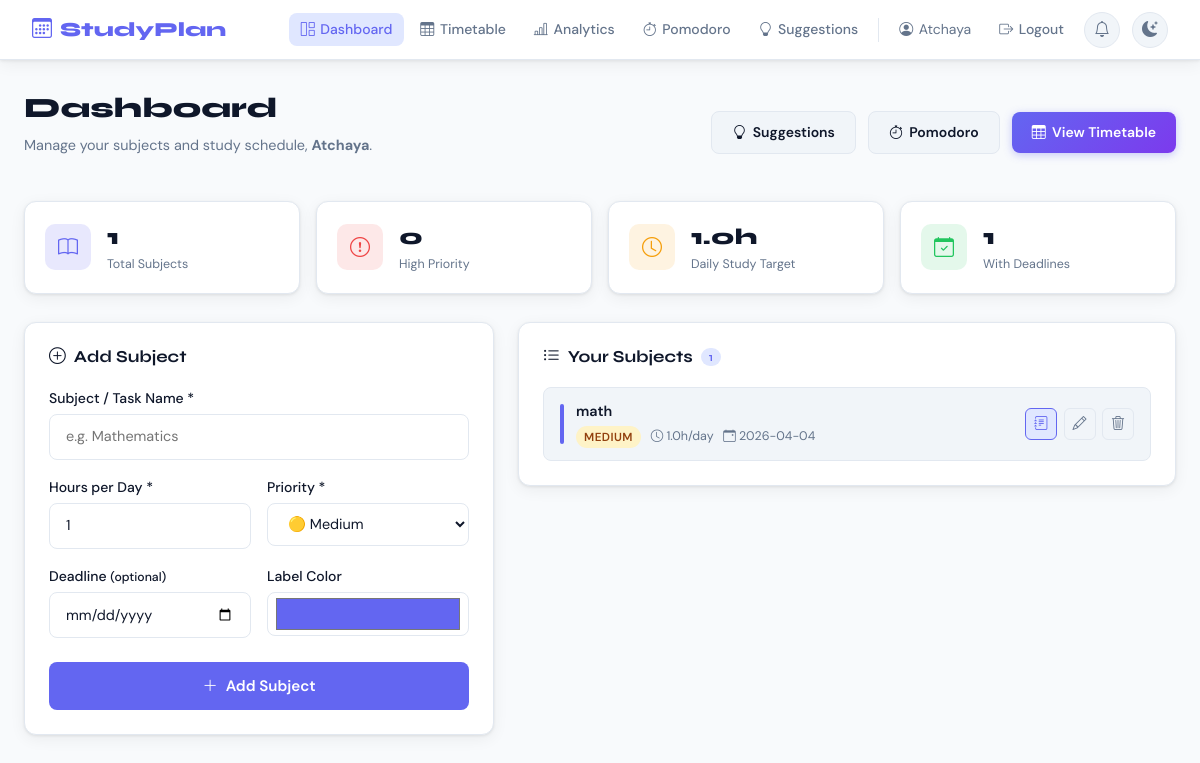
The app's page /dashboard (signed in) with its own data.
### tables this page shows
CREATE TABLE subjects(
        id INTEGER PRIMARY KEY AUTOINCREMENT, user_id INTEGER NOT NULL,
        name TEXT NOT NULL, hours_per_day REAL NOT NULL DEFAULT 1.0,
        priority TEXT NOT NULL DEFAULT 'Medium', deadline TEXT,
        color TEXT DEFAULT '#6366f1', created TEXT DEFAULT (datetime('now')),
        FOREIGN KEY(user_id) REFERENCES users(id));

### app.py (the view)
@app.route("/dashboard")
@login_required
def dashboard():
    conn=get_db()
    subjects=conn.execute("SELECT * FROM subjects WHERE user_id=? ORDER BY priority DESC,name",(session["user_id"],)).fetchall()
    conn.close()
    po={"High":0,"Medium":1,"Low":2}
    sl=sorted([dict(s) for s in subjects],key=lambda x:po.get(x["priority"],1))
    return render_template("dashboard.html",username=session["username"],subjects=sl)

### app.py (called while the page is built)
def get_db():
    conn = sqlite3.connect(DB_PATH)
    conn.row_factory = sqlite3.Row
    return conn

def login_required(f):
    from functools import wraps
    @wraps(f)
    def decorated(*args, **kwargs):
        if "user_id" not in session: return redirect(url_for("login"))
        return f(*args, **kwargs)
    return decorated

### templates/dashboard.html (shortened to what this page needs)
{% extends "base.html" %}
{% block content %}
<div class="page-header">
  <div>
    <h1 class="page-title">Dashboard</h1>
    <p class="page-sub">Manage your subjects and study schedule, <strong>{{ username }}</strong>.</p>
  </div>
  <div class="header-actions">
    <a href="{{ url_for('suggestions_page') }}" class="btn-secondary">
      <i class="bi bi-lightbulb"></i> Suggestions
    </a>
    <a href="{{ url_for('pomodoro') }}" class="btn-secondary">
      <i class="bi bi-stopwatch"></i> Pomodoro
    </a>
    <a href="{{ url_for('timetable_view') }}" class="btn-accent">
      <i class="bi bi-table"></i> View Timetable
    </a>
  </div>
</div>
<div class="stats-row">
  <div class="stat-card">
    <div class="stat-icon" style="background:rgba(99,102,241,.15);color:#6366f1">
      <i class="bi bi-book"></i>
    </div>
    <div>
      <div class="stat-num">{{ subjects|length }}</div>
      <div class="stat-label">Total Subjects</div>
    </div>
  </div>
  <div class="stat-card">
    <div class="stat-icon" style="background:rgba(239,68,68,.12);color:#ef4444">
      <i class="bi bi-exclamation-circle"></i>
    </div>
    <div>
      <div class="stat-num">{{ subjects|selectattr('priority','equalto','High')|list|length }}</div>
      <div class="stat-label">High Priority</div>
    </div>
  </div>
  <div class="stat-card">
    <div class="stat-icon" style="background:rgba(245,158,11,.12);color:#f59e0b">
      <i class="bi bi-clock"></i>
    </div>
    <div>
      <div class="stat-num">{{ "%.1f"|format(subjects|sum(attribute='hours_per_day')) }}h</div>
      <div class="stat-label">Daily Study Target</div>
    </div>
  </div>
  <div class="stat-card">
    <div class="stat-icon" style="background:rgba(34,197,94,.12);color:#22c55e">
      <i class="bi bi-calendar-check"></i>
    </div>
    <div>
      <div class="stat-num">{{ subjects|selectattr('deadline')|list|length }}</div>
      <div class="stat-label">With Deadlines</div>
    </div>
  </div>
</div>
<div class="two-col">
  <div class="card-box">
    <h2 class="card-box-title"><i class="bi bi-plus-circle"></i> Add Subject</h2>
    <form method="POST" action="{{ url_for('add_subject') }}" id="addForm">
      <div class="form-group">
        <label>Subject / Task Name *</label>
        <input type="text" name="name" placeholder="e.g. Mathematics" required class="form-ctrl"/>
      </div>
      <div class="form-row-2">
        <div class="form-group">
          <label>Hours per Day *</label>
          <input type="number" name="hours_per_day" value="1" min="0.5" max="12" step="0.5" class="form-ctrl"/>
        </div>
        <div class="form-group">
          <label>Priority *</label>
          <select name="priority" class="form-ctrl">
            <option value="Medium" selected>🟡 Medium</option>
          </select>
        </div>
      </div>
      <div class="form-row-2">
        <div class="form-group">
          <label>Deadline <small>(optional)</small></label>
          <input type="date" name="deadline" class="form-ctrl"/>
        </div>
        <div class="form-group">
          <label>Label Color</label>
          <input type="color" name="color" value="#6366f1" class="form-ctrl color-picker"/>
        </div>
      </div>
      <button type="submit" class="btn-primary-full">
        <i class="bi bi-plus-lg"></i> Add Subject
      </button>
    </form>
  </div>
  <div class="card-box">
    <h2 class="card-box-title"><i class="bi bi-list-ul"></i> Your Subjects
      <span class="badge-count">{{ subjects|length }}</span>
    </h2>
    {% if subjects %}
    <div class="subject-list" id="subjectList">
      {% for s in subjects %}
      <div class="subject-item" data-id="{{ s.id }}">
        <div class="subject-color-bar" style="background:{{ s.color }}"></div>
        <div class="subject-info">
          <div class="subject-name">{{ s.name }}</div>
          <div class="subject-meta">
            <span class="priority-badge priority-{{ s.priority.lower() }}">{{ s.priority }}</span>
            <span><i class="bi bi-clock"></i> {{ s.hours_per_day }}h/day</span>
            {% if s.deadline %}
            <span><i class="bi bi-calendar-event"></i> {{ s.deadline }}</span>
            {% endif %}
          </div>
        </div>
        <div class="subject-actions">
          <a href="{{ url_for('subject_notes', sid=s.id) }}" class="btn-icon btn-notes" title="Notes & Files">
            <i class="bi bi-journal-text"></i>
          </a>
          <button class="btn-icon" title="Edit"
                  onclick="openEdit({{ s.id }}, '{{ s.name }}', {{ s.hours_per_day }}, '{{ s.priority }}', '{{ s.deadline or '' }}', '{{ s.color }}')">
            <i class="bi bi-pencil"></i>
          </button>
          <form method="POST" action="{{ url_for('delete_subject', sid=s.id) }}"
                onsubmit="return confirm('Delete {{ s.name }}?')" style="display:inline">
            <button type="submit" class="btn-icon danger" title="Delete">
              <i class="bi bi-trash3"></i>
            </button>
          </form>
        </div>
      </div>
      {% endfor %}
    </div>
    {% else %}
    <div class="empty-state">
      <i class="bi bi-journal-plus"></i>
      <p>No subjects yet. Add one to get started!</p>
    </div>
    {% endif %}
  </div>
</div>
{% endblock %}

### templates/base.html (shortened to what this page needs)
<!DOCTYPE html>
<html lang="en" data-theme="light">
<head>
  <link href="https://cdn.jsdelivr.net/npm/bootstrap@5.3.2/dist/css/bootstrap.min.css" rel="stylesheet"/>
  <link href="https://cdn.jsdelivr.net/npm/bootstrap-icons@1.11.3/font/bootstrap-icons.min.css" rel="stylesheet"/>
  <link rel="stylesheet" href="{{ url_for('static', filename='css/style.css') }}"/>
</head>
<body>
{% block navbar %}
{% if session.get('user_id') %}
<nav class="navbar">
  <a class="navbar-brand" href="{{ url_for('dashboard') }}">
    <i class="bi bi-calendar3"></i> StudyPlan
  </a>
  <div class="nav-links" id="navLinks">
    <a href="{{ url_for('dashboard') }}" class="nav-link {% if request.endpoint == 'dashboard' %}active{% endif %}">
      <i class="bi bi-grid-1x2"></i> Dashboard
    </a>
    <a href="{{ url_for('timetable_view') }}" class="nav-link {% if request.endpoint == 'timetable_view' %}active{% endif %}">
      <i class="bi bi-table"></i> Timetable
    </a>
    <a href="{{ url_for('analytics') }}" class="nav-link {% if request.endpoint == 'analytics' %}active{% endif %}">
      <i class="bi bi-bar-chart-line"></i> Analytics
    </a>
    <a href="{{ url_for('pomodoro') }}" class="nav-link {% if request.endpoint == 'pomodoro' %}active{% endif %}">
      <i class="bi bi-stopwatch"></i> Pomodoro
    </a>
    <a href="{{ url_for('suggestions_page') }}" class="nav-link {% if request.endpoint == 'suggestions_page' %}active{% endif %}">
      <i class="bi bi-lightbulb"></i> Suggestions
    </a>
    <span class="nav-user"><i class="bi bi-person-circle"></i> {{ session['username'] }}</span>
    <a href="{{ url_for('logout') }}" class="nav-link logout"><i class="bi bi-box-arrow-right"></i> Logout</a>
    <button class="notif-nav-btn" id="navNotifBtn" title="Toggle study reminders" onclick="navNotifToggle()">
      <i class="bi bi-bell" id="navBellIcon"></i>
    </button>
    <button class="theme-toggle" onclick="toggleTheme()" title="Toggle dark mode">
      <i class="bi bi-moon-stars-fill" id="themeIcon"></i>
    </button>
  </div>
</nav>
{% endif %}
{% endblock %}
<main class="main-content">
  {% block content %}{% endblock %}
</main>
</body>
</html>

### records on screen
subjects: name "math", priority "MEDIUM", hours_per_day "1.0", deadline "2026-04-04"

### other values on screen
{{ session['username'] }} "Atchaya"
{{ username }} "Atchaya"
{{ subjects|length }} "1"
{{ subjects|selectattr('priority','equalto','High')|list|length }} "0"
{{ "%.1f"|format(subjects|sum(attribute='hours_per_day')) }} "1.0"
{{ subjects|selectattr('deadline')|list|length }} "1"
